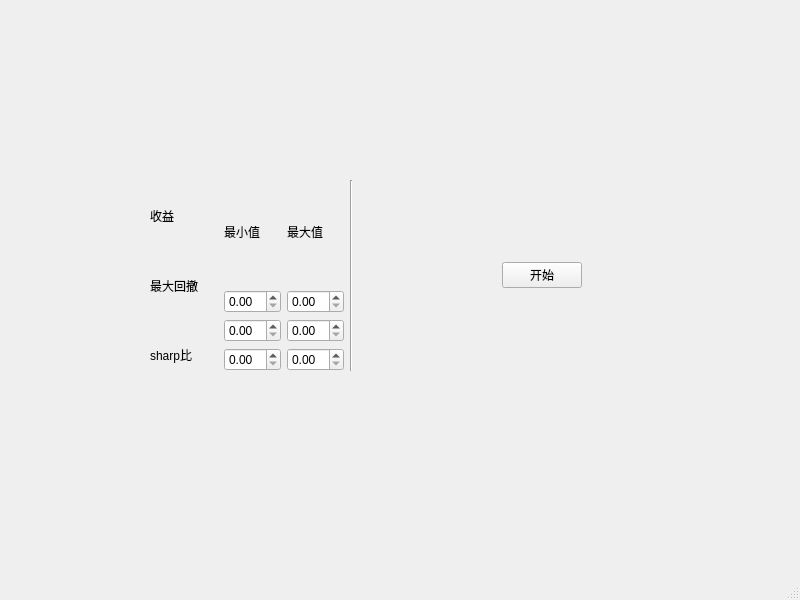
<?xml version="1.0" encoding="UTF-8"?>
<ui version="4.0">
 <class>MainWindow</class>
 <widget class="QMainWindow" name="MainWindow">
  <property name="geometry">
   <rect>
    <x>0</x>
    <y>0</y>
    <width>800</width>
    <height>600</height>
   </rect>
  </property>
  <property name="sizePolicy">
   <sizepolicy hsizetype="Preferred" vsizetype="Preferred">
    <horstretch>0</horstretch>
    <verstretch>0</verstretch>
   </sizepolicy>
  </property>
  <property name="windowTitle">
   <string>MainWindow</string>
  </property>
  <widget class="QWidget" name="centralwidget">
   <widget class="QWidget" name="">
    <property name="geometry">
     <rect>
      <x>150</x>
      <y>180</y>
      <width>432</width>
      <height>191</height>
     </rect>
    </property>
    <layout class="QHBoxLayout" name="horizontalLayout">
     <item>
      <layout class="QVBoxLayout" name="verticalLayout">
       <item>
        <widget class="QLabel" name="label_6">
         <property name="text">
          <string/>
         </property>
        </widget>
       </item>
       <item>
        <widget class="QLabel" name="label">
         <property name="sizePolicy">
          <sizepolicy hsizetype="Preferred" vsizetype="Preferred">
           <horstretch>0</horstretch>
           <verstretch>1</verstretch>
          </sizepolicy>
         </property>
         <property name="text">
          <string>收益</string>
         </property>
        </widget>
       </item>
       <item>
        <widget class="QLabel" name="label_2">
         <property name="sizePolicy">
          <sizepolicy hsizetype="Preferred" vsizetype="Preferred">
           <horstretch>0</horstretch>
           <verstretch>3</verstretch>
          </sizepolicy>
         </property>
         <property name="text">
          <string>最大回撤</string>
         </property>
        </widget>
       </item>
       <item>
        <widget class="QLabel" name="label_3">
         <property name="sizePolicy">
          <sizepolicy hsizetype="Preferred" vsizetype="Preferred">
           <horstretch>0</horstretch>
           <verstretch>1</verstretch>
          </sizepolicy>
         </property>
         <property name="text">
          <string>sharp比</string>
         </property>
        </widget>
       </item>
      </layout>
     </item>
     <item>
      <spacer name="verticalSpacer">
       <property name="orientation">
        <enum>Qt::Vertical</enum>
       </property>
       <property name="sizeHint" stdset="0">
        <size>
         <width>20</width>
         <height>78</height>
        </size>
       </property>
      </spacer>
     </item>
     <item>
      <layout class="QGridLayout" name="gridLayout">
       <item row="5" column="1">
        <widget class="QDoubleSpinBox" name="doubleSpinBox_6"/>
       </item>
       <item row="4" column="1">
        <widget class="QDoubleSpinBox" name="doubleSpinBox_4"/>
       </item>
       <item row="5" column="0">
        <widget class="QDoubleSpinBox" name="doubleSpinBox_5"/>
       </item>
       <item row="3" column="0">
        <widget class="QDoubleSpinBox" name="doubleSpinBox"/>
       </item>
       <item row="3" column="1">
        <widget class="QDoubleSpinBox" name="doubleSpinBox_2"/>
       </item>
       <item row="4" column="0">
        <widget class="QDoubleSpinBox" name="doubleSpinBox_3"/>
       </item>
       <item row="2" column="0">
        <widget class="QLabel" name="label_4">
         <property name="text">
          <string>最小值</string>
         </property>
        </widget>
       </item>
       <item row="2" column="1">
        <widget class="QLabel" name="label_5">
         <property name="text">
          <string>最大值</string>
         </property>
        </widget>
       </item>
      </layout>
     </item>
     <item>
      <widget class="Line" name="line">
       <property name="orientation">
        <enum>Qt::Vertical</enum>
       </property>
      </widget>
     </item>
     <item>
      <spacer name="horizontalSpacer">
       <property name="orientation">
        <enum>Qt::Horizontal</enum>
       </property>
       <property name="sizeType">
        <enum>QSizePolicy::Preferred</enum>
       </property>
       <property name="sizeHint" stdset="0">
        <size>
         <width>200</width>
         <height>20</height>
        </size>
       </property>
      </spacer>
     </item>
     <item>
      <widget class="QPushButton" name="pushButton">
       <property name="enabled">
        <bool>true</bool>
       </property>
       <property name="text">
        <string>开始</string>
       </property>
      </widget>
     </item>
    </layout>
   </widget>
  </widget>
  <widget class="QMenuBar" name="menubar">
   <property name="geometry">
    <rect>
     <x>0</x>
     <y>0</y>
     <width>800</width>
     <height>26</height>
    </rect>
   </property>
  </widget>
  <widget class="QStatusBar" name="statusbar"/>
 </widget>
 <tabstops>
  <tabstop>doubleSpinBox</tabstop>
  <tabstop>doubleSpinBox_2</tabstop>
  <tabstop>doubleSpinBox_3</tabstop>
  <tabstop>doubleSpinBox_4</tabstop>
  <tabstop>doubleSpinBox_5</tabstop>
  <tabstop>doubleSpinBox_6</tabstop>
  <tabstop>pushButton</tabstop>
 </tabstops>
 <resources/>
 <connections/>
</ui>
